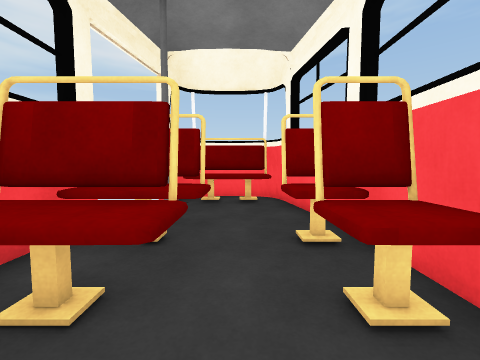
[1] (above)

12 first-person views from a walk through a scene from a Unity 3-D project. The camera is 1.2 m above the floor, tilts 4° down and sees 90° across. Doors are open. The floor is counted in squares, 1 m on a side. Each view is taken from the middle of a square. On the plan, view 1 faces up. The plan holds only what a view shows up to about 12 squares ahead; the rest is blank. The place goes on beyond the plan. Surface patterns are stand-ins for the level's own textures.

[2]
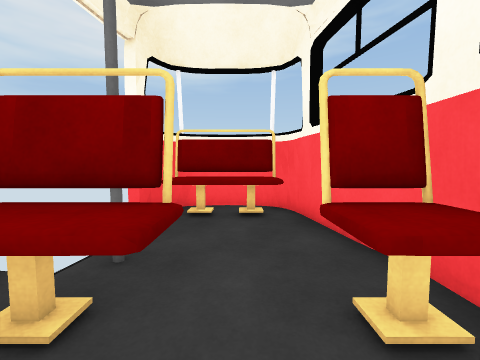

[3]
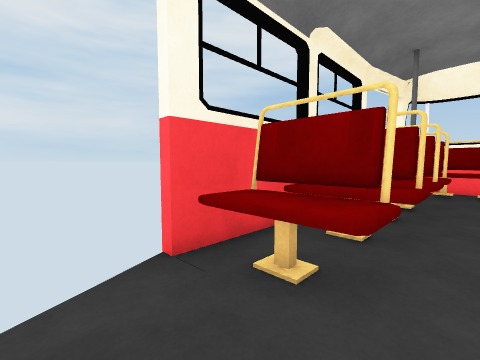

[4]
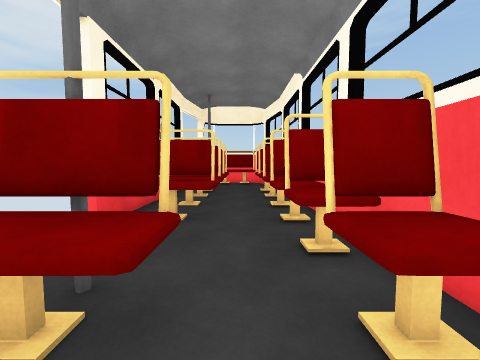

[5]
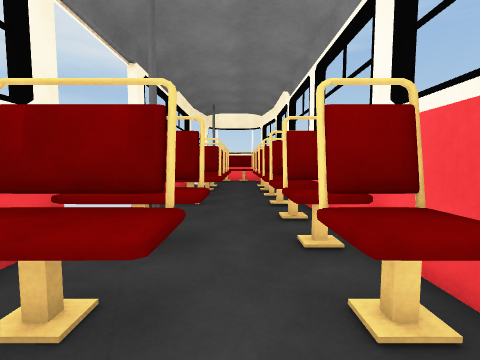

[6]
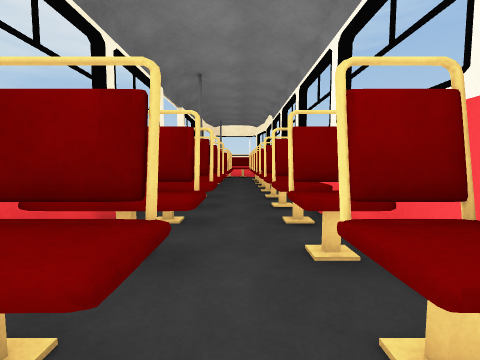

[7]
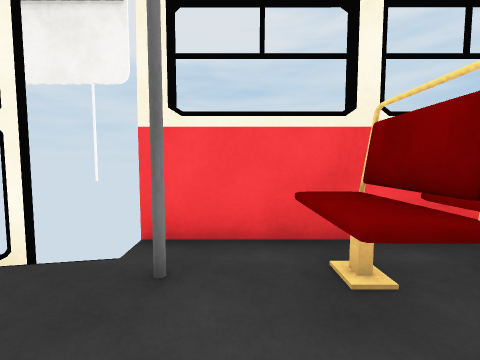

[8]
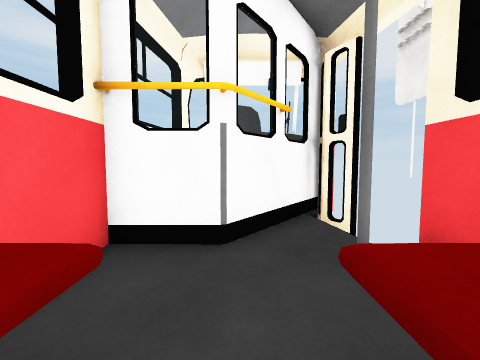

[9]
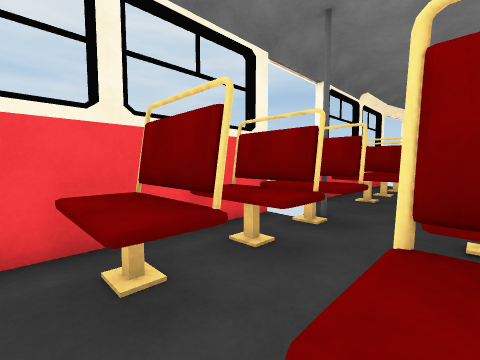

[10]
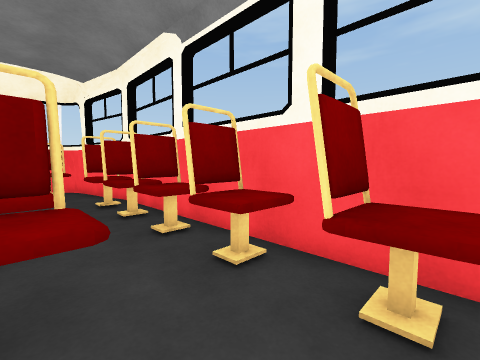

[11]
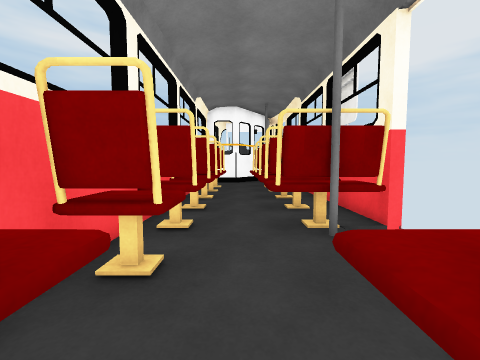

[12]
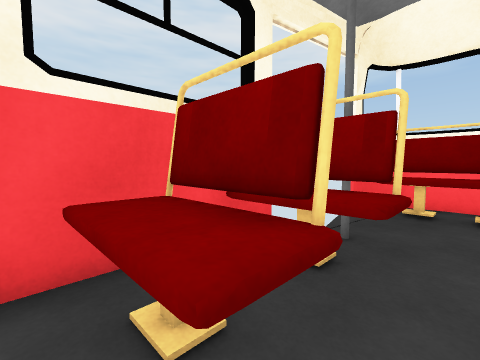

### Floor plan
Key: @ floor where view 1 was taken; # wall or solid block; . floor; D open door; ^ raised ledge.
Columns run from 3 left of view 1 to 2 right of it. Each row starts with its distance up from view 1.
  9  ####
  8 ##^^^#
  7 DD^^.#
  6  D...#
  5 DD...#
  4 #^^.^#
  3 #^^.^#
  2 #^^.^#
  1 #....#
  0 ##^@^^
 -1 ###.##
 -2 #^^.^#
 -3 DD..##
 -4 D...^#
 -5 DD#.##
 -6 #^^.^#
 -7 #^^.##
 -8 #^^.^#
 -9 #^^.^#
-10 #....#
-11 ##^.^^
-12 ###.##
-13 #^^.^#
-14 #....#
-15 #....#
-16 DD####
-17 DD##
-18 ###

Positions as (right, up) in squares from view 1, and headings:
1: (0, 0), facing up
2: (0, 2), facing up
3: (0, -4), facing up-left
4: (0, -7), facing up
5: (0, -9), facing up
6: (0, -14), facing up
7: (1, -14), facing left
8: (0, -12), facing down
9: (1, -10), facing up-left
10: (-1, -4), facing up-right
11: (0, -1), facing down
12: (0, 1), facing up-left
